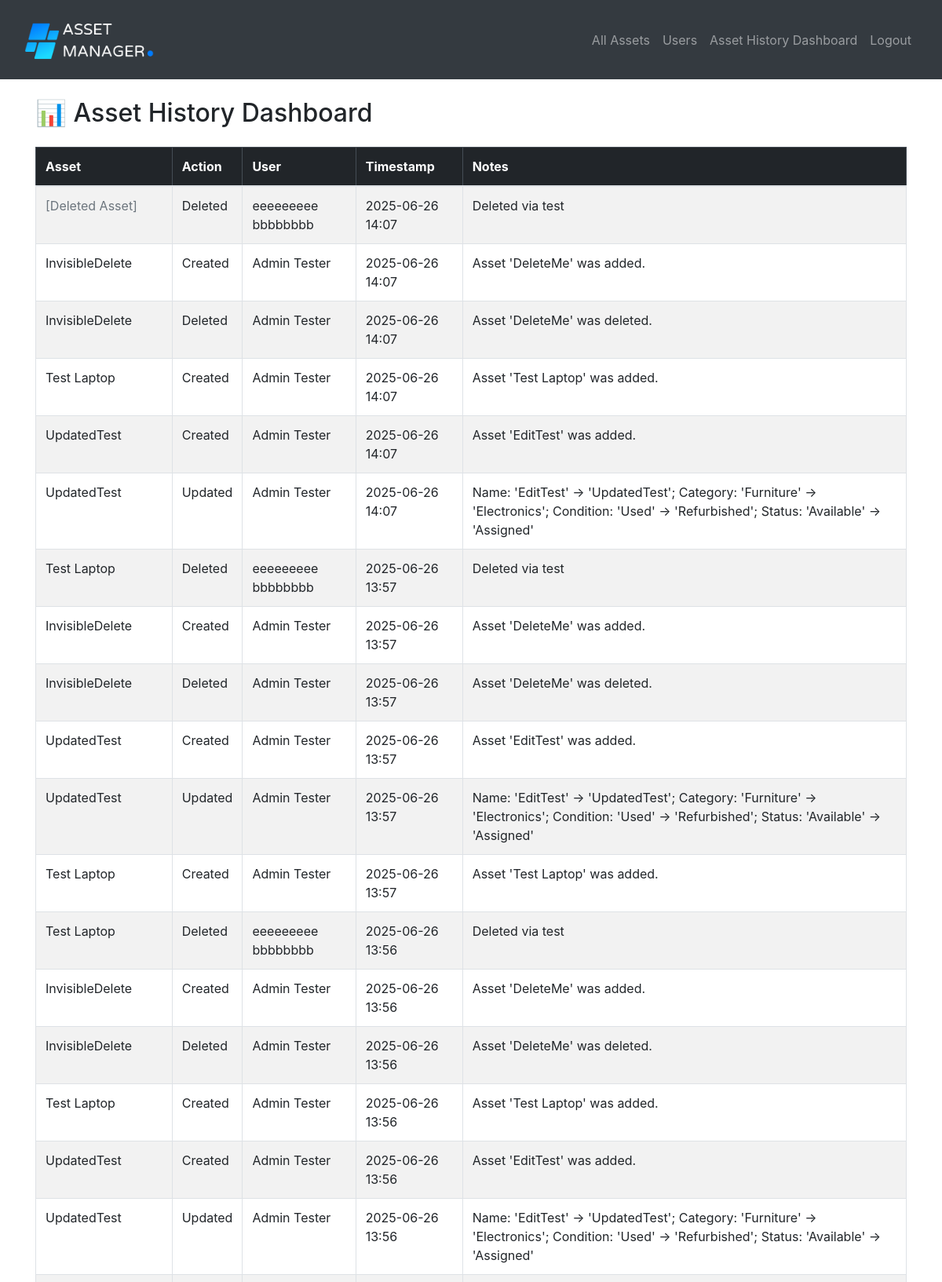
Page /dashboard (signed in, upper part) on the committed database.
### website/models.py (models this page shows)
class Asset_History(db.Model):
    id = db.Column(db.Integer, primary_key=True)
    asset_id = db.Column(db.Integer, db.ForeignKey('asset.id', ondelete='SET NULL'), nullable=True)
    user_id = db.Column(db.Integer, db.ForeignKey('user.id'), nullable=False)
    action = db.Column(db.String(100), nullable=False)  # e.g. 'Created', 'Updated', 'Assigned', 'Deleted'
    timestamp = db.Column(db.DateTime, default=db.func.current_timestamp())
    notes = db.Column(db.Text, nullable=True)
    asset = db.relationship('Asset', back_populates='asset_history', passive_deletes=True)
    user = db.relationship('User')

class User(db.Model, UserMixin):
    id = db.Column(db.Integer, primary_key=True)
    first_name = db.Column(db.String(150))
    last_name = db.Column(db.String(150))
    email = db.Column(db.String(150), unique=True)
    password = db.Column(db.String(150))
    department = db.Column(db.String(150))
    role = db.Column(db.String(10), nullable=False, default='user')
    created_assets = db.relationship('Asset', foreign_keys='Asset.created_by', backref='creator_user')
    assigned_assets = db.relationship('Asset', foreign_keys='Asset.assigned_to', backref='assignee_user')

class Asset(db.Model):
    id = db.Column(db.Integer, primary_key=True)
    asset_name = db.Column(db.String(150))
    category = db.Column(db.String(150))
    purchase_date = db.Column(db.Date)
    condition = db.Column(db.String(150))
    status = db.Column(db.String(150))
    created_by = db.Column(db.Integer, db.ForeignKey('user.id'))
    assigned_to = db.Column(db.Integer, db.ForeignKey('user.id'), nullable=True)
    asset_history = db.relationship('Asset_History', back_populates='asset', passive_deletes=True)
    creator = db.relationship('User', foreign_keys=[created_by])
    assignee = db.relationship('User', foreign_keys=[assigned_to])

### website/views.py (the view)
@views.route('/dashboard')
@login_required
def dashboard():
    all_assets = Asset.query.all()
    all_history = Asset_History.query.order_by(Asset_History.timestamp.desc()).all()
    return render_template('dashboard.html', user=current_user, assets=all_assets, history=all_history)

### website/__init__.py (called while the page is built)
def create_app():
    app = Flask(__name__)
    app.config['SECRET_KEY'] = 'qwertyuiop'
    if 'SQLALCHEMY_DATABASE_URI' not in app.config:
        DB_NAME = os.path.join(os.path.dirname(__file__), 'database.db')
        app.config['SQLALCHEMY_DATABASE_URI'] = f'sqlite:///{DB_NAME}'
    db.init_app(app)
    from .views import views
    from .auth import auth
    app.register_blueprint(views, url_prefix='/')
    app.register_blueprint(auth, url_prefix='/')
    from .models import User, Asset
    create_database(app)
    login_manager = LoginManager()
    login_manager.login_view = 'auth.login'
    login_manager.init_app(app)
    @login_manager.user_loader
    def load_user(id):
        return User.query.get(int(id))
    return app

### website/templates/dashboard.html (shortened to what this page needs)
{% extends "base.html" %}
{% block content %}
<br>
<h2 class="mb-4">📊 Asset History Dashboard</h2>
{% if history %}
  <table class="table table-striped table-bordered">
    <thead class="table-dark">
      <tr>
        <th>Asset</th>
        <th>Action</th>
        <th>User</th>
        <th>Timestamp</th>
        <th>Notes</th>
      </tr>
    </thead>
    <tbody>
      {% for entry in history %}
        <tr>
          <td>
            {% if entry.asset %}
                {{ entry.asset.asset_name }}
            {% else %}
                <span class="text-muted">[Deleted Asset]</span>
            {% endif %}
          </td>
          <td>{{ entry.action }}</td>
          <td>{{ entry.user.first_name }} {{ entry.user.last_name or '' }}</td>
          <td>{{ entry.timestamp.strftime('%Y-%m-%d %H:%M') }}</td>
          <td>{{ entry.notes }}</td>
        </tr>
      {% endfor %}
    </tbody>
  </table>
{% else %}
  <p class="text-muted">No asset activity recorded yet.</p>
{% endif %}
{% endblock %}

### rows in the picture
Asset_History: shows "[Deleted Asset]", action "Deleted", user.first_name "eeeeeeeee", user "bbbbbbbb", timestamp "2025-06-26 14:07", notes "Deleted via test"
Asset_History: asset.asset_name "InvisibleDelete", action "Created", user.first_name "Admin", user "Tester", timestamp "2025-06-26 14:07", notes "Asset 'DeleteMe' was added."
Asset_History: asset.asset_name "InvisibleDelete", action "Deleted", user.first_name "Admin", user "Tester", timestamp "2025-06-26 14:07", notes "Asset 'DeleteMe' was deleted."
Asset_History: asset.asset_name "Test Laptop", action "Created", user.first_name "Admin", user "Tester", timestamp "2025-06-26 14:07", notes "Asset 'Test Laptop' was added."
Asset_History: asset.asset_name "UpdatedTest", action "Created", user.first_name "Admin", user "Tester", timestamp "2025-06-26 14:07", notes "Asset 'EditTest' was added."
Asset_History: asset.asset_name "UpdatedTest", action "Updated", user.first_name "Admin", user "Tester", timestamp "2025-06-26 14:07", notes "Name: 'EditTest' → 'UpdatedTest'; Category: 'Furniture' → 'Electronics'; Condition: 'Used' → 'Refurbished'; Status: 'Available' → 'Assigned'"
Asset_History: asset.asset_name "Test Laptop", action "Deleted", user.first_name "eeeeeeeee", user "bbbbbbbb", timestamp "2025-06-26 13:57", notes "Deleted via test"
Asset_History: asset.asset_name "InvisibleDelete", action "Created", user.first_name "Admin", user "Tester", timestamp "2025-06-26 13:57", notes "Asset 'DeleteMe' was added."
Asset_History: asset.asset_name "InvisibleDelete", action "Deleted", user.first_name "Admin", user "Tester", timestamp "2025-06-26 13:57", notes "Asset 'DeleteMe' was deleted."
Asset_History: asset.asset_name "UpdatedTest", action "Created", user.first_name "Admin", user "Tester", timestamp "2025-06-26 13:57", notes "Asset 'EditTest' was added."
Asset_History: asset.asset_name "UpdatedTest", action "Updated", user.first_name "Admin", user "Tester", timestamp "2025-06-26 13:57", notes "Name: 'EditTest' → 'UpdatedTest'; Category: 'Furniture' → 'Electronics'; Condition: 'Used' → 'Refurbished'; Status: 'Available' → 'Assigned'"
Asset_History: asset.asset_name "Test Laptop", action "Created", user.first_name "Admin", user "Tester", timestamp "2025-06-26 13:57", notes "Asset 'Test Laptop' was added."
Asset_History: asset.asset_name "Test Laptop", action "Deleted", user.first_name "eeeeeeeee", user "bbbbbbbb", timestamp "2025-06-26 13:56", notes "Deleted via test"
Asset_History: asset.asset_name "InvisibleDelete", action "Created", user.first_name "Admin", user "Tester", timestamp "2025-06-26 13:56", notes "Asset 'DeleteMe' was added."
Asset_History: asset.asset_name "InvisibleDelete", action "Deleted", user.first_name "Admin", user "Tester", timestamp "2025-06-26 13:56", notes "Asset 'DeleteMe' was deleted."
Asset_History: asset.asset_name "Test Laptop", action "Created", user.first_name "Admin", user "Tester", timestamp "2025-06-26 13:56", notes "Asset 'Test Laptop' was added."
Asset_History: asset.asset_name "UpdatedTest", action "Created", user.first_name "Admin", user "Tester", timestamp "2025-06-26 13:56", notes "Asset 'EditTest' was added."
Asset_History: asset.asset_name "UpdatedTest", action "Updated", user.first_name "Admin", user "Tester", timestamp "2025-06-26 13:56", notes "Name: 'EditTest' → 'UpdatedTest'; Category: 'Furniture' → 'Electronics'; Condition: 'Used' → 'Refurbished'; Status: 'Available' → 'Assigned'"
